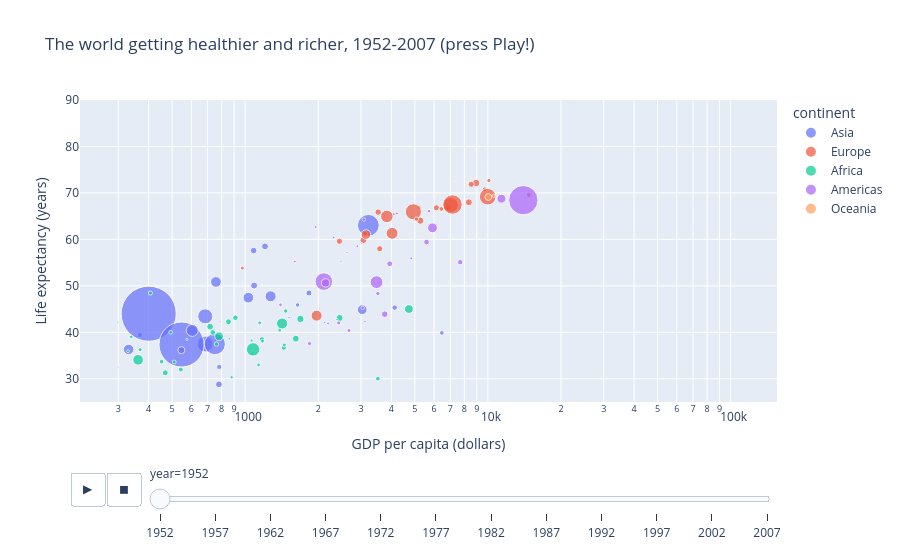

The notebook cell this image was saved under:
### Code cell
# THE Hans Rosling chart - every argument is a column name doing a job:
fig = px.scatter( #we call the scatter function from plotly express
    gapminder, #the data we want to plot
    x="gdpPercap",            # wealth on the x-axis...
    y="lifeExp",              # ...health on the y-axis
    size="pop",               # bubble size = population
    color="continent",        # bubble color = continent
    hover_name="country",     # what you see when you hover a bubble
    animation_frame="year",   # one animation frame per year!
    log_x=True,               # log scale for skewed GDP
    size_max=60, #the maximum size of the bubbles
    range_y=[25, 90], #the range of the y axis
    title="The world getting healthier and richer, 1952-2007 (press Play!)",
    labels={"gdpPercap": "GDP per capita (dollars)", "lifeExp": "Life expectancy (years)"}, #the labels of the x and y axis
)
fig.show()      #we show the chart

# Press play. Watch Asia surge, see China's famine dip around 1960,
# Rwanda plunge in the 1990s... Then HOVER over bubbles - it's all interactive!

### Figure 1 — Plotly figure (JSON) as saved in the notebook; plotly's stock layout.template omitted (floating-point values rounded to 4 significant figures)
{"data": [{"hovertemplate": "<b>%{hovertext}</b><br><br>continent=Asia<br>year=1952<br>GDP per capita (dollars)=%{x}<br>Life expectancy (years)=%{y}<br>pop=%{marker.size}<extra></extra>", "hovertext": ["Afghanistan", "Bahrain", "Bangladesh", "Cambodia", "China", "Hong Kong, China", "India", "Indonesia", "Iran", "Iraq", "Israel", "Japan", "Jordan", "Korea, Dem. Rep.", "Korea, Rep.", "Kuwait", "Lebanon", "Malaysia", "Mongolia", "Myanmar", "Nepal", "Oman", "Pakistan", "Philippines", "Saudi Arabia", "Singapore", "Sri Lanka", "Syria", "Taiwan", "Thailand", "Vietnam", "West Bank and Gaza", "Yemen, Rep."], "legendgroup": "Asia", "marker": {"color": "#636efa", "size": [8425333, 120447, 46886859, 4693836, 556263527, 2125900, 372000000, 82052000, 17272000, 5441766, 1620914, 86459025, 607914, 8865488, 20947571, 160000, 1439529, 6748378, 800663, 20092996, 9182536, 507833, 41346560, 22438691, 4005677, 1127000, 7982342, 3661549, 8550362, 21289402, 26246839, 1030585, 4963829], "sizemode": "area", "sizeref": 366300.0, "symbol": "circle"}, "mode": "markers", "name": "Asia", "orientation": "v", "showlegend": true, "type": "scatter", "x": [779.4, 9867.0, 684.2, 368.5, 400.4, 3054.0, 546.6, 749.7, 3035.0, 4130.0, 4087.0, 3217.0, 1547.0, 1088.0, 1031.0, 108400.0, 4835.0, 1831.0, 786.6, 331, 545.9, 1828.0, 684.6, 1273.0, 6460.0, 2315.0, 1084.0, 1643.0, 1207.0, 757.8, 605.1, 1516.0, 781.7], "xaxis": "x", "y": [28.8, 50.94, 37.48, 39.42, 44, 60.96, 37.37, 37.47, 44.87, 45.32, 65.39, 63.03, 43.16, 50.06, 47.45, 55.56, 55.93, 48.46, 42.24, 36.32, 36.16, 37.58, 43.44, 47.75, 39.88, 60.4, 57.59, 45.88, 58.5, 50.85, 40.41, 43.16, 32.55], "yaxis": "y"}, {"hovertemplate": "<b>%{hovertext}</b><br><br>continent=Europe<br>year=1952<br>GDP per capita (dollars)=%{x}<br>Life expectancy (years)=%{y}<br>pop=%{marker.size}<extra></extra>", "hovertext": ["Albania", "Austria", "Belgium", "Bosnia and Herzegovina", "Bulgaria", "Croatia", "Czech Republic", "Denmark", "Finland", "France", "Germany", "Greece", "Hungary", "Iceland", "Ireland", "Italy", "Montenegro", "Netherlands", "Norway", "Poland", "Portugal", "Romania", "Serbia", "Slovak Republic", "Slovenia", "Spain", "Sweden", "Switzerland", "Turkey", "United Kingdom"], "legendgroup": "Europe", "marker": {"color": "#EF553B", "size": [1282697, 6927772, 8730405, 2791000, 7274900, 3882229, 9125183, 4334000, 4090500, 42459667, 69145952, 7733250, 9504000, 147962, 2952156, 47666000, 413834, 10381988, 3327728, 25730551, 8526050, 16630000, 6860147, 3558137, 1489518, 28549870, 7124673, 4815000, 22235677, 50430000], "sizemode": "area", "sizeref": 366300.0, "symbol": "circle"}, "mode": "markers", "name": "Europe", "orientation": "v", "showlegend": true, "type": "scatter", "x": [1601.0, 6137.0, 8343.0, 973.5, 2444.0, 3119.0, 6876.0, 9692.0, 6425.0, 7030.0, 7144.0, 3531.0, 5264.0, 7268.0, 5210.0, 4931.0, 2648.0, 8942.0, 10100.0, 4029.0, 3068.0, 3145.0, 3581.0, 5075.0, 4215.0, 3834.0, 8528.0, 14730.0, 1969.0, 9980.0], "xaxis": "x", "y": [55.23, 66.8, 68, 53.82, 59.6, 61.21, 66.87, 70.78, 66.55, 67.41, 67.5, 65.86, 64.03, 72.49, 66.91, 65.94, 59.16, 72.13, 72.67, 61.31, 59.82, 61.05, 58.0, 64.36, 65.57, 64.94, 71.86, 69.62, 43.59, 69.18], "yaxis": "y"}, {"hovertemplate": "<b>%{hovertext}</b><br><br>continent=Africa<br>year=1952<br>GDP per capita (dollars)=%{x}<br>Life expectancy (years)=%{y}<br>pop=%{marker.size}<extra></extra>", "hovertext": ["Algeria", "Angola", "Benin", "Botswana", "Burkina Faso", "Burundi", "Cameroon", "Central African Republic", "Chad", "Comoros", "Congo, Dem. Rep.", "Congo, Rep.", "Cote d'Ivoire", "Djibouti", "Egypt", "Equatorial Guinea", "Eritrea", "Ethiopia", "Gabon", "Gambia", "Ghana", "Guinea", "Guinea-Bissau", "Kenya", "Lesotho", "Liberia", "Libya", "Madagascar", "Malawi", "Mali", "Mauritania", "Mauritius", "Morocco", "Mozambique", "Namibia", "Niger", "Nigeria", "Reunion", "Rwanda", "Sao Tome and Principe", "Senegal", "Sierra Leone", "Somalia", "South Africa", "Sudan", "Swaziland", "Tanzania", "Togo", "Tunisia", "Uganda", "Zambia", "Zimbabwe"], "legendgroup": "Africa", "marker": {"color": "#00cc96", "size": [9279525, 4232095, 1738315, 442308, 4469979, 2445618, 5009067, 1291695, 2682462, 153936, 14100005, 854885, 2977019, 63149, 22223309, 216964, 1438760, 20860941, 420702, 284320, 5581001, 2664249, 580653, 6464046, 748747, 863308, 1019729, 4762912, 2917802, 3838168, 1022556, 516556, 9939217, 6446316, 485831, 3379468, 33119096, 257700, 2534927, 60011, 2755589, 2143249, 2526994, 14264935, 8504667, 290243, 8322925, 1219113, 3647735, 5824797, 2672000, 3080907], "sizemode": "area", "sizeref": 366300.0, "symbol": "circle"}, "mode": "markers", "name": "Africa", "orientation": "v", "showlegend": true, "type": "scatter", "x": [2449.0, 3521.0, 1063.0, 851.2, 543.3, 339.3, 1173.0, 1071.0, 1179.0, 1103.0, 780.5, 2126.0, 1389.0, 2670.0, 1419.0, 375.6, 328.9, 362.1, 4293.0, 485.2, 911.3, 510.2, 299.9, 853.5, 298.8, 575.6, 2388.0, 1443.0, 369.2, 452.3, 743.1, 1968.0, 1688.0, 468.5, 2424.0, 761.9, 1077.0, 2719.0, 493.3, 879.6, 1450.0, 879.8, 1136.0, 4725.0, 1616.0, 1148.0, 716.7, 859.8, 1468.0, 734.8, 1147.0, 406.9], "xaxis": "x", "y": [43.08, 30.02, 38.22, 47.62, 31.98, 39.03, 38.52, 35.46, 38.09, 40.72, 39.14, 42.11, 40.48, 34.81, 41.89, 34.48, 35.93, 34.08, 37.0, 30, 43.15, 33.61, 32.5, 42.27, 42.14, 38.48, 42.72, 36.68, 36.26, 33.69, 40.54, 50.99, 42.87, 31.29, 41.73, 37.44, 36.32, 52.72, 40, 46.47, 37.28, 30.33, 32.98, 45.01, 38.63, 41.41, 41.22, 38.6, 44.6, 39.98, 42.04, 48.45], "yaxis": "y"}, {"hovertemplate": "<b>%{hovertext}</b><br><br>continent=Americas<br>year=1952<br>GDP per capita (dollars)=%{x}<br>Life expectancy (years)=%{y}<br>pop=%{marker.size}<extra></extra>", "hovertext": ["Argentina", "Bolivia", "Brazil", "Canada", "Chile", "Colombia", "Costa Rica", "Cuba", "Dominican Republic", "Ecuador", "El Salvador", "Guatemala", "Haiti", "Honduras", "Jamaica", "Mexico", "Nicaragua", "Panama", "Paraguay", "Peru", "Puerto Rico", "Trinidad and Tobago", "United States", "Uruguay", "Venezuela"], "legendgroup": "Americas", "marker": {"color": "#ab63fa", "size": [17876956, 2883315, 56602560, 14785584, 6377619, 12350771, 926317, 6007797, 2491346, 3548753, 2042865, 3146381, 3201488, 1517453, 1426095, 30144317, 1165790, 940080, 1555876, 8025700, 2227000, 662850, 157553000, 2252965, 5439568], "sizemode": "area", "sizeref": 366300.0, "symbol": "circle"}, "mode": "markers", "name": "Americas", "orientation": "v", "showlegend": true, "type": "scatter", "x": [5911.0, 2677.0, 2109.0, 11370.0, 3940.0, 2144.0, 2627.0, 5587.0, 1398.0, 3522.0, 3048.0, 2428.0, 1840.0, 2195.0, 2899.0, 3478.0, 3112.0, 2480.0, 1952.0, 3759.0, 3082.0, 3023.0, 13990.0, 5717.0, 7690.0], "xaxis": "x", "y": [62.48, 40.41, 50.92, 68.75, 54.74, 50.64, 57.21, 59.42, 45.93, 48.36, 45.26, 42.02, 37.58, 41.91, 58.53, 50.79, 42.31, 55.19, 62.65, 43.9, 64.28, 59.1, 68.44, 66.07, 55.09], "yaxis": "y"}, {"hovertemplate": "<b>%{hovertext}</b><br><br>continent=Oceania<br>year=1952<br>GDP per capita (dollars)=%{x}<br>Life expectancy (years)=%{y}<br>pop=%{marker.size}<extra></extra>", "hovertext": ["Australia", "New Zealand"], "legendgroup": "Oceania", "marker": {"color": "#FFA15A", "size": [8691212, 1994794], "sizemode": "area", "sizeref": 366300.0, "symbol": "circle"}, "mode": "markers", "name": "Oceania", "orientation": "v", "showlegend": true, "type": "scatter", "x": [10040.0, 10560.0], "xaxis": "x", "y": [69.12, 69.39], "yaxis": "y"}], "layout": {"legend": {"itemsizing": "constant", "title": {"text": "continent"}, "tracegroupgap": 0}, "sliders": [{"active": 0, "currentvalue": {"prefix": "year="}, "len": 0.9, "pad": {"b": 10, "t": 60}, "steps": [{"args": [["1952"], {"frame": {"duration": 0, "redraw": false}, "fromcurrent": true, "mode": "immediate", "transition": {"duration": 0, "easing": "linear"}}], "label": "1952", "method": "animate"}, {"args": [["1957"], {"frame": {"duration": 0, "redraw": false}, "fromcurrent": true, "mode": "immediate", "transition": {"duration": 0, "easing": "linear"}}], "label": "1957", "method": "animate"}, {"args": [["1962"], {"frame": {"duration": 0, "redraw": false}, "fromcurrent": true, "mode": "immediate", "transition": {"duration": 0, "easing": "linear"}}], "label": "1962", "method": "animate"}, {"args": [["1967"], {"frame": {"duration": 0, "redraw": false}, "fromcurrent": true, "mode": "immediate", "transition": {"duration": 0, "easing": "linear"}}], "label": "1967", "method": "animate"}, {"args": [["1972"], {"frame": {"duration": 0, "redraw": false}, "fromcurrent": true, "mode": "immediate", "transition": {"duration": 0, "easing": "linear"}}], "label": "1972", "method": "animate"}, {"args": [["1977"], {"frame": {"duration": 0, "redraw": false}, "fromcurrent": true, "mode": "immediate", "transition": {"duration": 0, "easing": "linear"}}], "label": "1977", "method": "animate"}, {"args": [["1982"], {"frame": {"duration": 0, "redraw": false}, "fromcurrent": true, "mode": "immediate", "transition": {"duration": 0, "easing": "linear"}}], "label": "1982", "method": "animate"}, {"args": [["1987"], {"frame": {"duration": 0, "redraw": false}, "fromcurrent": true, "mode": "immediate", "transition": {"duration": 0, "easing": "linear"}}], "label": "1987", "method": "animate"}, {"args": [["1992"], {"frame": {"duration": 0, "redraw": false}, "fromcurrent": true, "mode": "immediate", "transition": {"duration": 0, "easing": "linear"}}], "label": "1992", "method": "animate"}, {"args": [["1997"], {"frame": {"duration": 0, "redraw": false}, "fromcurrent": true, "mode": "immediate", "transition": {"duration": 0, "easing": "linear"}}], "label": "1997", "method": "animate"}, {"args": [["2002"], {"frame": {"duration": 0, "redraw": false}, "fromcurrent": true, "mode": "immediate", "transition": {"duration": 0, "easing": "linear"}}], "label": "2002", "method": "animate"}, {"args": [["2007"], {"frame": {"duration": 0, "redraw": false}, "fromcurrent": true, "mode": "immediate", "transition": {"duration": 0, "easing": "linear"}}], "label": "2007", "method": "animate"}], "x": 0.1, "xanchor": "left", "y": 0, "yanchor": "top"}], "title": {"text": "The world getting healthier and richer, 1952-2007 (press Play!)"}, "updatemenus": [{"buttons": [{"args": [null, {"frame": {"duration": 500, "redraw": false}, "fromcurrent": true, "mode": "immediate", "transition": {"duration": 500, "easing": "linear"}}], "label": "&#9654;", "method": "animate"}, {"args": [[null], {"frame": {"duration": 0, "redraw": false}, "fromcurrent": true, "mode": "immediate", "transition": {"duration": 0, "easing": "linear"}}], "label": "&#9724;", "method": "animate"}], "direction": "left", "pad": {"r": 10, "t": 70}, "showactive": false, "type": "buttons", "x": 0.1, "xanchor": "right", "y": 0, "yanchor": "top"}], "xaxis": {"anchor": "y", "domain": [0, 1], "title": {"text": "GDP per capita (dollars)"}, "type": "log"}, "yaxis": {"anchor": "x", "domain": [0, 1], "range": [25, 90], "title": {"text": "Life expectancy (years)"}}}}
